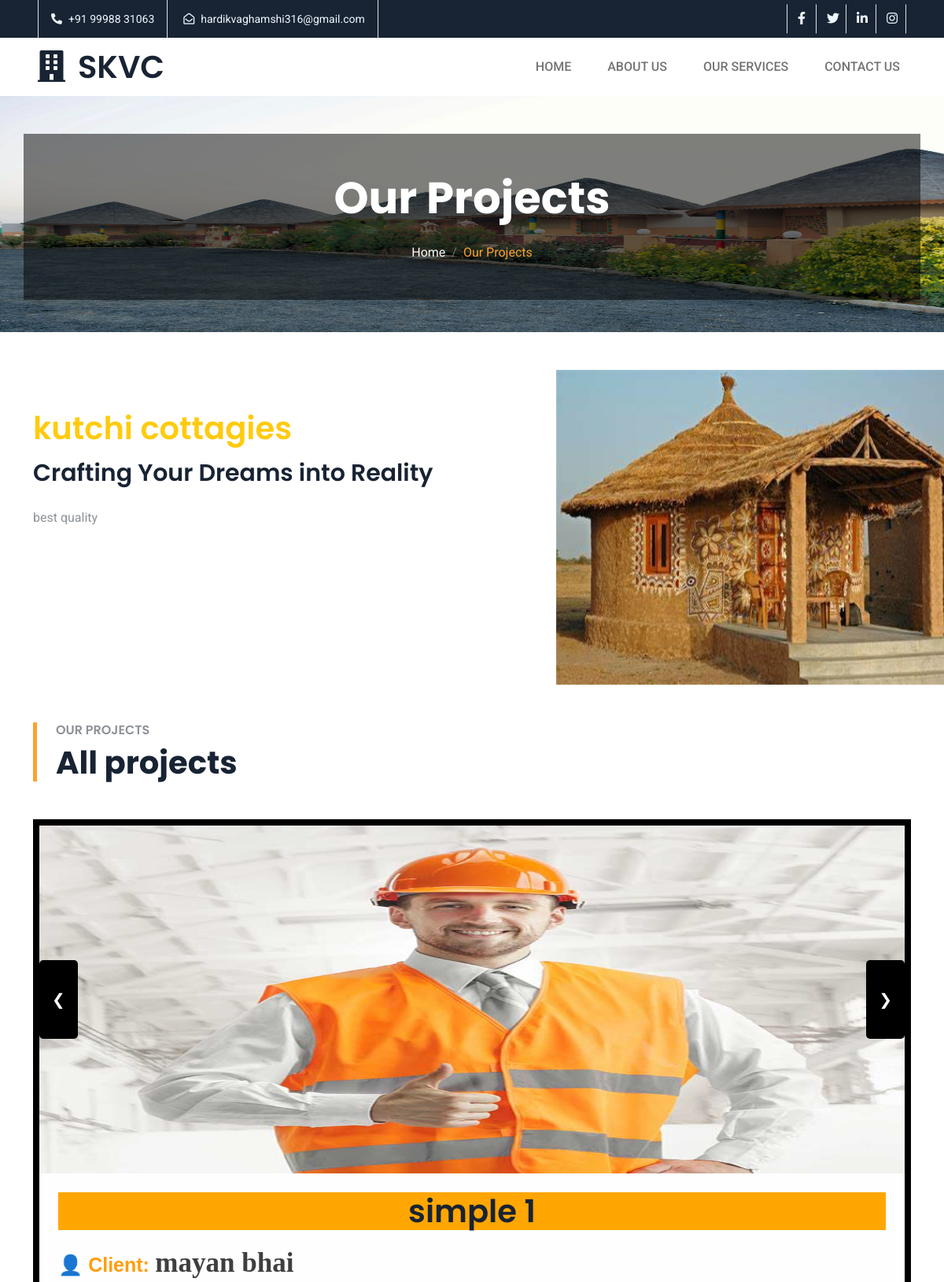
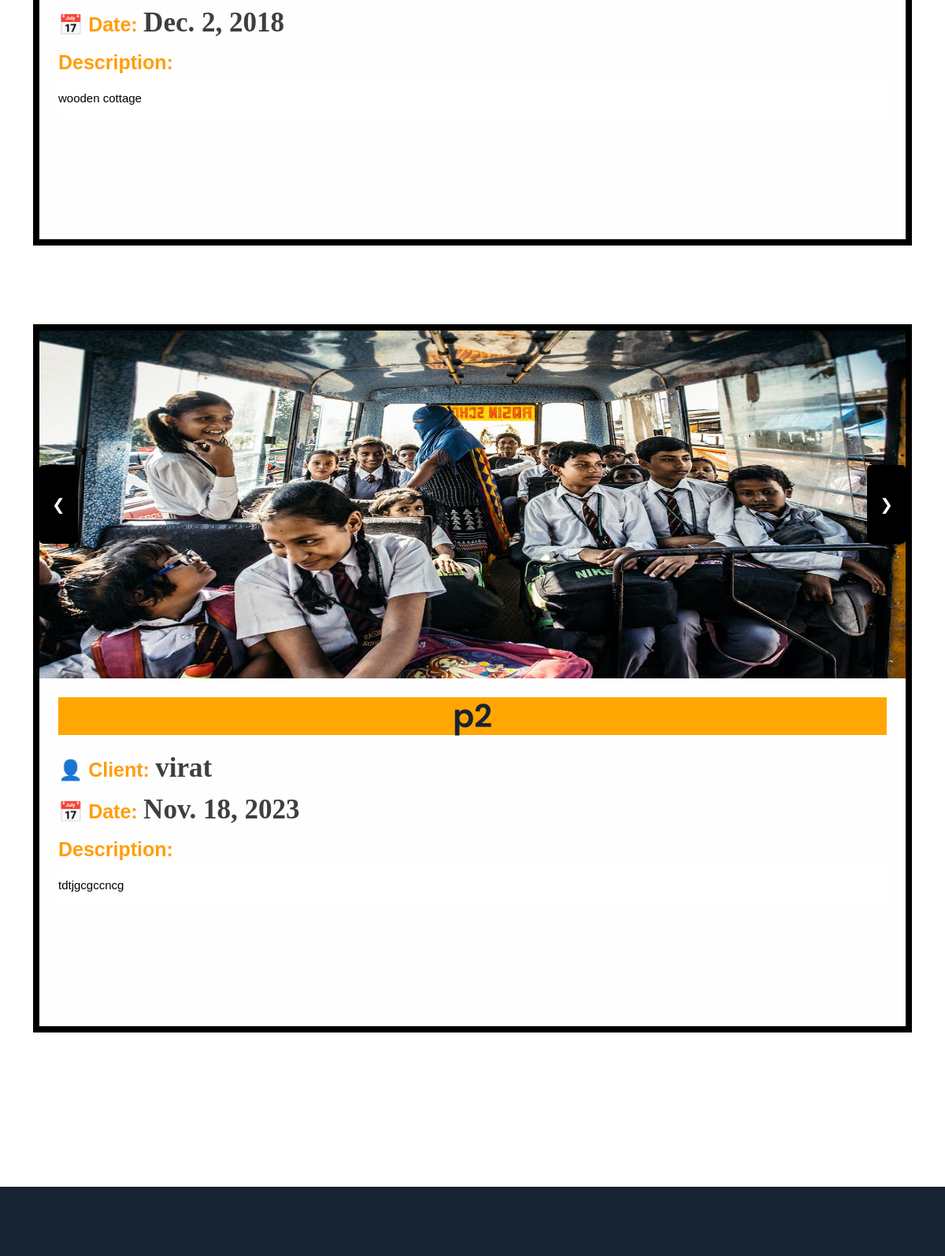
The page /service/1/ (upper part) on the database as committed earlier (2 pictures, top to bottom).
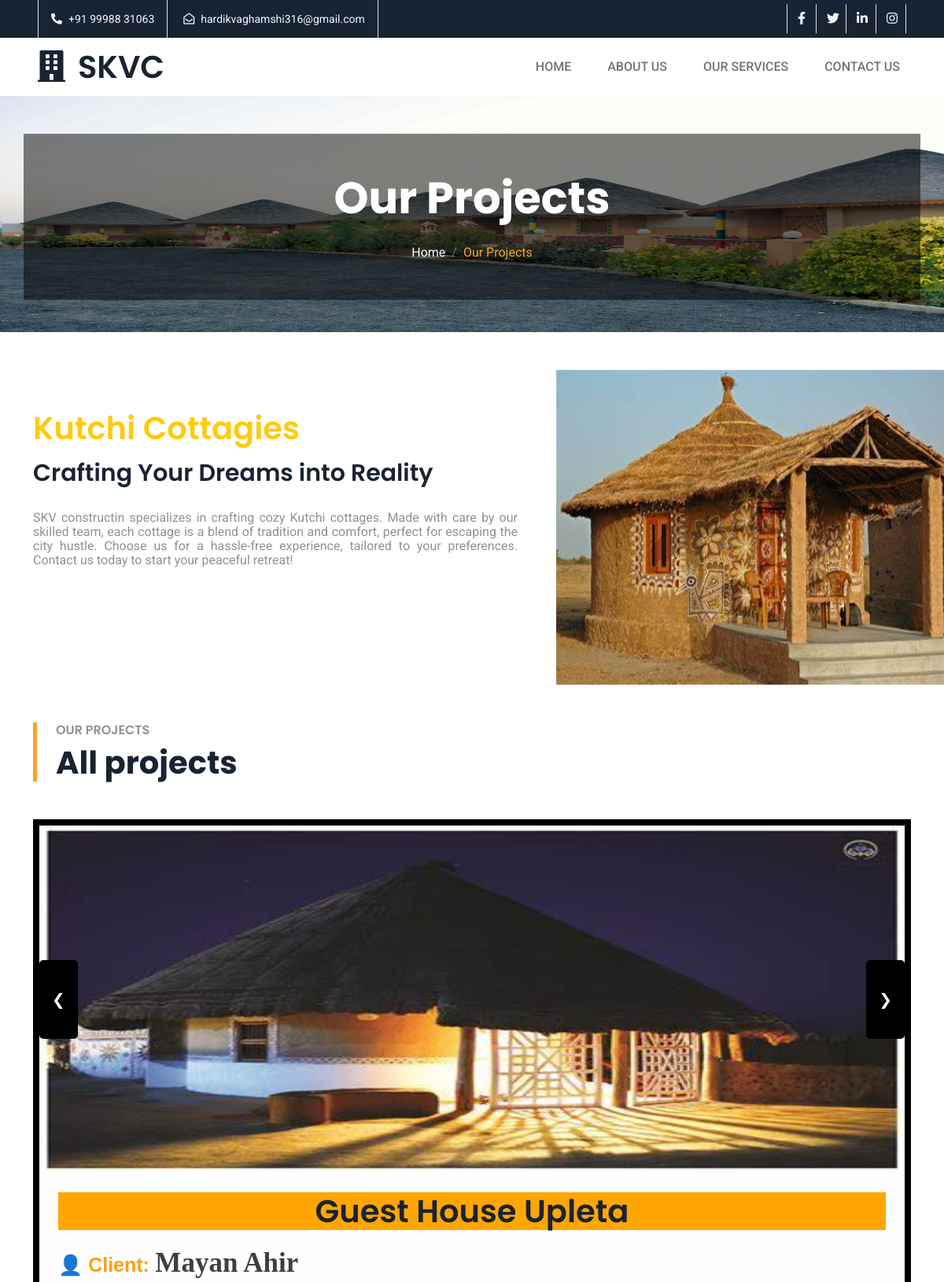
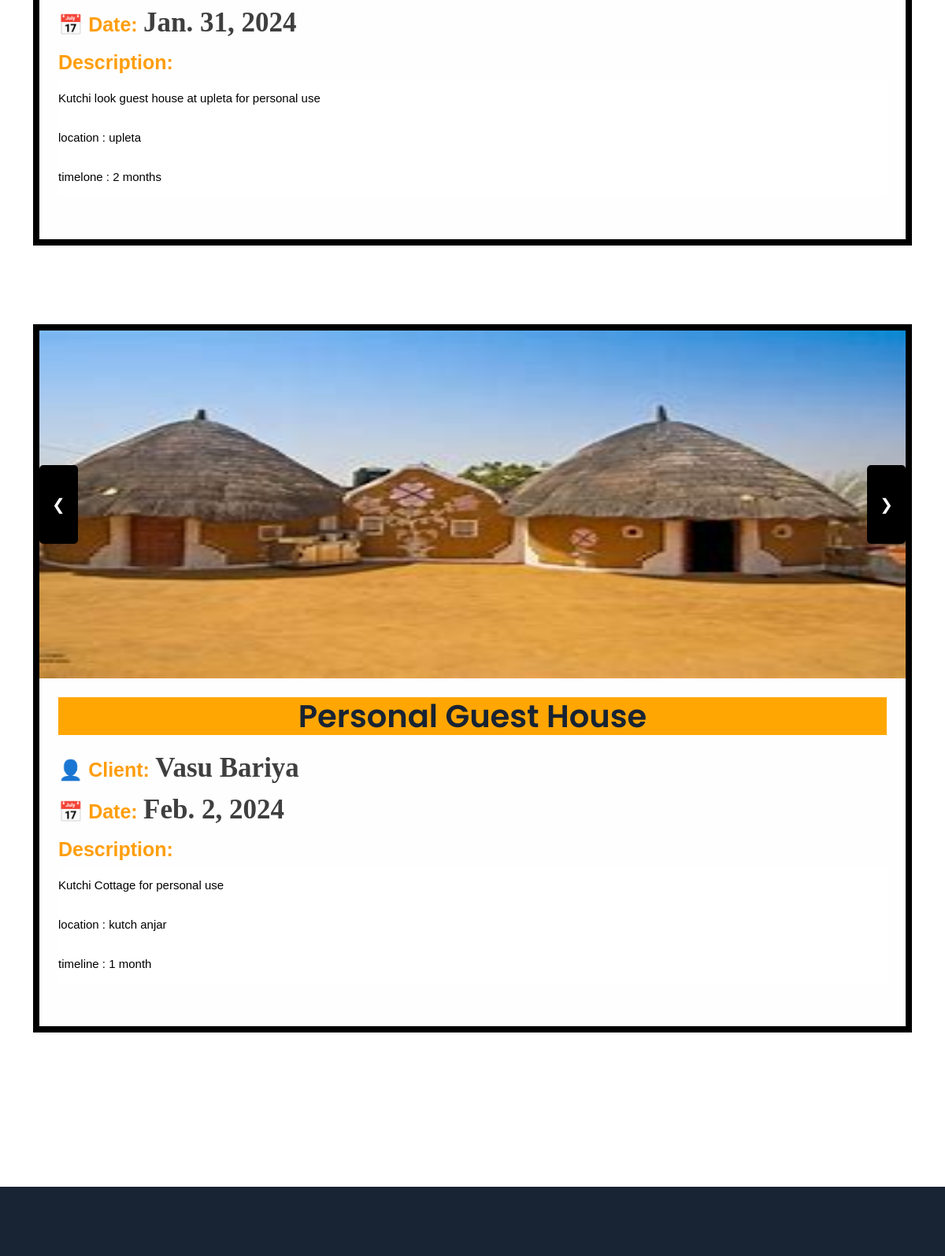
The same page on the database as committed later (2 pictures, top to bottom).
### SKVC/models.py (models this page shows, shortened)
class Service(models.Model):
    service_id = models.CharField(max_length=20, unique=True)
    title = models.CharField(max_length=255)
    description = models.TextField()
    image = models.ImageField(upload_to='service_images/')

class ProjectImage(models.Model):
    project = models.ForeignKey(Project, on_delete=models.CASCADE)
    image = models.ImageField(upload_to='project_images/')

class Project(models.Model):
    service = models.ForeignKey(Service, on_delete=models.CASCADE)
    title = models.CharField(max_length=255)
    description = models.TextField()
    client = models.CharField(max_length=255)
    done_date = models.DateField()

### SKVC/views.py (the view)
# urls.py: path('service/<int:pk>/', service_detail, name='service_detail'),
def service_detail(request, pk):
    service = get_object_or_404(Service, pk=pk)
    projects = Project.objects.filter(service=service)
    return render(request, 'servicedetail.html', {'service': service, 'projects': projects})

### SKVC/templates/servicedetail.html (shortened to what this page needs)
{% extends 'base.html' %}
{% load static  %}
{% block content %}
<head>
</head>
<body>
    <div class="container-fluid page-header py-5 mb-5 wow fadeIn" data-wow-delay="0.1s" style=" height: 300px; background-image: url('/static/img/bhunga.jpg'); background-size: 100% 100%;">
        <div class="container text-center py-5" style="background-color: rgba(0, 0, 0, 0.5);">
            <h1 class="display-4 text-white animated slideInDown mb-4">Our Projects</h1>
            <nav aria-label="breadcrumb animated slideInDown">
                <ol class="breadcrumb justify-content-center mb-0">
                    <li class="breadcrumb-item"><a class="text-white" href={% url 'home' %}>Home </a></li>
                    <li class="breadcrumb-item text-primary active" aria-current="page">Our Projects</li>
                </ol>
            </nav>
        </div>
    </div>
    <section id="about" >
        <div class="container about">
            <div class="row">
                <div class="col-lg-7 col-md-6">
                    <div class="about_content">
                        <h2>{{ service.title }}</h2>
                        <h3>Crafting Your Dreams into Reality</h3>
                        <p>{{ service.description }}</p>
                    </div>
                </div>
                <div class="col-lg-3 col-md-6 col-lg-offset-1">
                    <div class="about_banner">
                        <img src="{{ MEDIA_URL }}{{ service.image.url }}" alt="{{ service.title }}" style="width: 500px; height: 400px;" />
                    </div>
                </div>
            </div>
        </div>
    </section>
    <div class="container-xxl py-5">
        <div class="container">
            <div class="row g-5 align-items-end mb-5">
                <div class="col-lg-6 wow fadeInUp" data-wow-delay="0.1s">
                    <div class="border-start border-5 border-primary ps-4">
                        <h6 class="text-body text-uppercase mb-2">Our projects</h6>
                        <h1 class="display-6 mb-0">All projects</h1>
                    </div>
                </div>
            </div>
            <div class="row g-11 justify-content-center" >
                {% if projects %}
                {% for project in projects %}
                    <div class="project col-md-8 wow fadeInUp "  data-wow-delay="{% cycle '0.3s' '0.1s' %}">
                        <div class="projects  overflow-hidden" id="slideshow-{{ project.id }}" style="position: relative;">
                            {% if project.projectimage_set.all %}
                                {% for image in project.projectimage_set.all %}
                                    <img class="mySlides" style="width: 100%; height: 50%;" src="{{ MEDIA_URL }}{{ image.image.url }}" alt="{{ project.title }}" >
                                {% endfor %}
                            {% else %}
                                <p style="width: 100%; height: 50%;">No images available</p>
                            {% endif %}
                            <button class="w3-button w3-black w3-left" onclick="plusDivs{{ project.id }}(-1)"style="height: 100px; position: absolute; top: 25%; transform: translateY(-50%); left: 0px;">&#10094;</button>
                            <button class="w3-button w3-black w3-right" onclick="plusDivs{{ project.id }}(1)"style="height: 100px; position: absolute; top: 25%; transform: translateY(-50%); right: 0px;">&#10095;</button>
                            <div class=" position-relative text-center h-100 p-4" style="background-color: rgba(255, 254, 254, 0.719);">
                                <h5 class="mb-3" style="font-size: 40px; background-color: rgb(255, 166, 2);">{{ project.title }}</h5>
                                <div style="text-align: left; font-size: 30px; width: 100%; margin: 0 auto; color: rgba(0, 0, 0, 0.753);">
                                    <span style="color: rgb(255, 158, 12); font-family: 'Arial Black', sans-serif; font-weight: bold; font-size:25px;">👤 Client:</span>
                                    <span style="font-family: 'Times New Roman', serif; font-weight: bold; font-size: 35px;">{{ project.client }}</span> <br>
                                    <span style="color: rgb(255, 158, 12); font-family: 'Arial Black', sans-serif; font-weight: bold; font-size: 25px;">📅 Date:</span>
                                    <span style="font-family: 'Times New Roman', serif; font-weight: bold; font-size: 35px;">{{ project.done_date }}</span> <br>
                                    <strong style="color: rgb(255, 158, 12); font-family: 'Arial Black', sans-serif; font-weight: bold; font-size: 25px;"> Description:</strong> <br>
                                    <p class="Discription">{% autoescape off %}{{ project.description|linebreaksbr }}{% endautoescape %}</p>
                                </div>
                            </div>
                        </div>
                    </div>
                {% endfor %}
            {% else %}
                <p>No done projects available for this service.</p>
            {% endif %}
            </div>
        </div>
    </div>
</body>
{% endblock %}

### SKVC/templates/BASE.HTML (shortened to what this page needs)
  {% load static %}
  <!DOCTYPE html>
  <html lang="en">
  <head>
      <link href="{% static 'css/style1.css' %}" rel="stylesheet" type="text/css" media="all" />
      <link href="https://cdnjs.cloudflare.com/ajax/libs/font-awesome/5.10.0/css/all.min.css" rel="stylesheet">
      <link href="https://cdn.jsdelivr.net/npm/bootstrap-icons@1.4.1/font/bootstrap-icons.css" rel="stylesheet">
      <link href="{% static 'css/bootstrap.min.css' %}" rel="stylesheet">
  </head>
  <body>
      <div class="container-fluid bg-dark p-0">
          <div class="row gx-0 d-none d-lg-flex">
              <div class="col-lg-7 px-5 text-start" style="color: aliceblue;">
                  <div class="h-100 d-inline-flex align-items-center border-start border-end px-3">
                      <small class="fa fa-phone-alt me-2"></small>
                      <small>+91 99988 31063</small>
                  </div>
                  <div class="h-100 d-inline-flex align-items-center border-end px-3">
                      <small class="far fa-envelope-open me-2"></small>
                      <small>hardikvaghamshi316@gmail.com</small>
                  </div>
                  <div class="h-100 d-inline-flex align-items-center border-end px-3">
                      <small>Mon - Fri : 09 AM - 09 PM</small>
                  </div>
              </div>
              <div class="col-lg-5 px-5 text-end">
                  <div class="h-100 d-inline-flex align-items-center" style="color: aliceblue;">
                      <a class="btn btn-square border-end border-start" style="color: aliceblue;" href=""><i class="fab fa-facebook-f"></i></a>
                      <a class="btn btn-square border-end" style="color: aliceblue;" href=""><i class="fab fa-twitter"></i></a>
                      <a class="btn btn-square border-end" style="color: aliceblue;" href=""><i class="fab fa-linkedin-in"></i></a>
                      <a class="btn btn-square border-end"  style="color: aliceblue;"href=""><i class="fab fa-instagram"></i></a>
                  </div>
              </div>
          </div>
      </div>
      <nav class="navbar navbar-expand-lg bg-white navbar-light sticky-top px-4 px-lg-5 py-lg-0">
          <a href={% url 'home' %} class="navbar-brand d-flex align-items-center">
              <h1 class="m-0"><i class="fa fa-building text-dark me-3"></i>SKVC</h1>
          </a>
          <div class="collapse navbar-collapse" id="navbarCollapse">
              <div class="navbar-nav ms-auto py-3 py-lg-0">
                  <a href={% url 'home' %} class="nav-item nav-link">Home</a>
                  <a href={% url 'aboutus' %} class="nav-item nav-link">About Us</a>
                  <a href={% url 'service' %}  class="nav-item nav-link">Our Services</a>
                  <a href={% url 'contactus' %} class="nav-item nav-link">Contact Us</a>
              </div>
          </div>
      </nav>
  <div class="content">
    {% block content %}{% endblock %}
  </div>
  <div class="container-fluid bg-dark footer mt-5 pt-5 wow fadeIn" data-wow-delay="0.1s">
      <div class="container py-5">
          <div class="row g-5">
          </div>
      </div>
  </div>
</body>
</html>

### SKVC/static/css/style1.css (style rules this page uses)
:root { --primary: #FDA12B; --secondary: #8D9297; --light: #F8F9FA; --dark: #182333; }
.btn { font-weight: 500; transition: .5s; }
.btn-square { width: 38px; height: 38px; }
.btn-square, .btn-sm-square, .btn-lg-square { padding: 0; display: flex; align-items: center; justify-content: center; font-weight: normal; }
.navbar.sticky-top { top: -100px; transition: .5s; }
.navbar .navbar-nav .nav-link { margin-left: 30px; padding: 25px 0; color: var(--secondary); font-weight: 500; text-transform: uppercase; outline: none; }
.footer { color: #999999; }

### SKVC/templates/BASE.HTML (style rules this page uses)
.about_content { margin-right: 25px; }
.about_content > h2 { font-size: 40px; margin:50px 0 15px; color:#ffcb0f; }
.about_content > h3 { font-size: 30px; margin: 2px 0 30px; text-transform: inherit; }
.about_content > p { line-height: 18px; margin-bottom: 18px; text-align: justify; }

### SKVC/templates/servicedetail.html (style rules this page uses)
.w3-button { font-size: 20px; padding: 16px; border: none; color: white; background-color: black; cursor: pointer; border-radius: 5px; z-index: 1; }
.Discription { background-color: rgb(255, 255, 255); color: rgb(0, 0, 0); max-height: calc(8 * 50px); overflow-y: auto; margin-top: 0; line-height: 50px; font-size: 15px; font-family: Arial, sans-serif; }
.project { padding-bottom: 100px; width: 100%; height: 1000px; }
.projects { background-color: rgba(255, 255, 255, 0.973); border: 8px solid black; height: 100%; }

Rows that differ between the two databases and show on the page:
removed ProjectImage: image (picture), shown under Project "simple 1"
removed Project: title "p2", client "virat", done_date "Nov. 18, 2023", description "tdtjgcgccncg"
removed ProjectImage: image (picture), shown under Project "p2"
changed Service: title "kutchi cottagies" → "Kutchi Cottagies"; description "best quality" → "SKV constructin specializes in crafting cozy Kutchi cottages. Made with care by our skilled team, each cottage is a blend of tradition and comfort, perfect for escaping the city hustle. Choose us for a hassle-free experience, tailored to your preferences. Contact us today to start your peaceful retreat!"
changed Project: title "simple 1" → "Guest House Upleta"; client "mayan bhai" → "Mayan Ahir"; done_date "Dec. 2, 2018" → "Jan. 31, 2024"; description "wooden cottage" → "Kutchi look guest house at upleta for personal use location : upleta timelone : 2 months"
added ProjectImage: image (picture), shown under Project "Guest House Upleta"
added Project: title "Personal Guest House", client "Vasu Bariya", done_date "Feb. 2, 2024", description "Kutchi Cottage for personal use location : kutch anjar timeline : 1 month"
added ProjectImage: image (picture), shown under Project "Personal Guest House"
